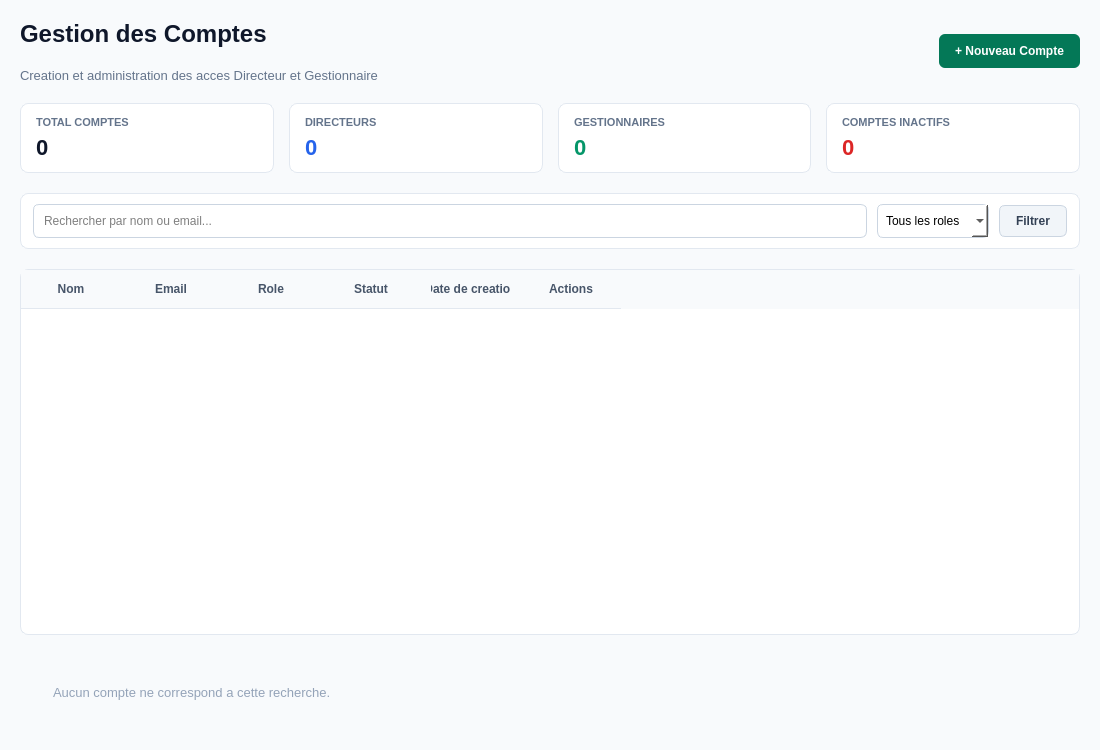
<?xml version="1.0" encoding="UTF-8"?>
<ui version="4.0">
 <class>PageComptes</class>
 <widget class="QWidget" name="PageComptes">
  <property name="geometry">
   <rect>
    <x>0</x>
    <y>0</y>
    <width>1100</width>
    <height>750</height>
   </rect>
  </property>
  <property name="windowTitle">
   <string>Gestion des Comptes</string>
  </property>
  <property name="styleSheet">
   <string>background-color: #f8fafc; font-family: 'Segoe UI', sans-serif;</string>
  </property>
  <layout class="QVBoxLayout" name="mainLayout">
   <property name="spacing">
    <number>20</number>
   </property>
   <property name="leftMargin">
    <number>20</number>
   </property>
   <property name="topMargin">
    <number>20</number>
   </property>
   <property name="rightMargin">
    <number>20</number>
   </property>
   <property name="bottomMargin">
    <number>20</number>
   </property>
   <item>
    <layout class="QHBoxLayout" name="headerLayout">
     <item>
      <layout class="QVBoxLayout" name="titleLayout">
       <item>
        <widget class="QLabel" name="lbl_page_title">
         <property name="styleSheet">
          <string>color: #0f172a; font-size: 24px; font-weight: bold;</string>
         </property>
         <property name="text">
          <string>Gestion des Comptes</string>
         </property>
        </widget>
       </item>
       <item>
        <widget class="QLabel" name="lbl_page_subtitle">
         <property name="styleSheet">
          <string>color: #64748b; font-size: 13px;</string>
         </property>
         <property name="text">
          <string>Creation et administration des acces Directeur et Gestionnaire</string>
         </property>
        </widget>
       </item>
      </layout>
     </item>
     <item>
      <spacer name="headerSpacer">
       <property name="orientation">
        <enum>Qt::Horizontal</enum>
       </property>
       <property name="sizeHint" stdset="0">
        <size>
         <width>40</width>
         <height>20</height>
        </size>
       </property>
      </spacer>
     </item>
     <item>
      <widget class="QPushButton" name="btn_add_compte">
       <property name="cursor">
        <cursorShape>PointingHandCursor</cursorShape>
       </property>
       <property name="styleSheet">
        <string>background-color: #047857; color: white; border: none; border-radius: 6px; padding: 10px 16px; font-weight: bold;</string>
       </property>
       <property name="text">
        <string>+ Nouveau Compte</string>
       </property>
      </widget>
     </item>
    </layout>
   </item>
   <item>
    <layout class="QHBoxLayout" name="kpiLayout">
     <property name="spacing">
      <number>15</number>
     </property>
     <item>
      <widget class="QFrame" name="card_total_comptes">
       <property name="styleSheet">
        <string>background-color: #ffffff; border: 1px solid #e2e8f0; border-radius: 8px;</string>
       </property>
       <layout class="QVBoxLayout" name="layout_card1">
        <property name="leftMargin">
         <number>15</number>
        </property>
        <property name="topMargin">
         <number>12</number>
        </property>
        <property name="rightMargin">
         <number>15</number>
        </property>
        <property name="bottomMargin">
         <number>12</number>
        </property>
        <item>
         <widget class="QLabel" name="lbl_kpi1_titre">
          <property name="styleSheet">
           <string>color: #64748b; font-size: 11px; font-weight: bold; border: none;</string>
          </property>
          <property name="text">
           <string>TOTAL COMPTES</string>
          </property>
         </widget>
        </item>
        <item>
         <widget class="QLabel" name="lbl_kpi1_valeur">
          <property name="styleSheet">
           <string>color: #0f172a; font-size: 22px; font-weight: bold; border: none;</string>
          </property>
          <property name="text">
           <string>0</string>
          </property>
         </widget>
        </item>
       </layout>
      </widget>
     </item>
     <item>
      <widget class="QFrame" name="card_directeurs">
       <property name="styleSheet">
        <string>background-color: #ffffff; border: 1px solid #e2e8f0; border-radius: 8px;</string>
       </property>
       <layout class="QVBoxLayout" name="layout_card2">
        <property name="leftMargin">
         <number>15</number>
        </property>
        <property name="topMargin">
         <number>12</number>
        </property>
        <property name="rightMargin">
         <number>15</number>
        </property>
        <property name="bottomMargin">
         <number>12</number>
        </property>
        <item>
         <widget class="QLabel" name="lbl_kpi2_titre">
          <property name="styleSheet">
           <string>color: #64748b; font-size: 11px; font-weight: bold; border: none;</string>
          </property>
          <property name="text">
           <string>DIRECTEURS</string>
          </property>
         </widget>
        </item>
        <item>
         <widget class="QLabel" name="lbl_kpi2_valeur">
          <property name="styleSheet">
           <string>color: #2563eb; font-size: 22px; font-weight: bold; border: none;</string>
          </property>
          <property name="text">
           <string>0</string>
          </property>
         </widget>
        </item>
       </layout>
      </widget>
     </item>
     <item>
      <widget class="QFrame" name="card_gestionnaires">
       <property name="styleSheet">
        <string>background-color: #ffffff; border: 1px solid #e2e8f0; border-radius: 8px;</string>
       </property>
       <layout class="QVBoxLayout" name="layout_card3">
        <property name="leftMargin">
         <number>15</number>
        </property>
        <property name="topMargin">
         <number>12</number>
        </property>
        <property name="rightMargin">
         <number>15</number>
        </property>
        <property name="bottomMargin">
         <number>12</number>
        </property>
        <item>
         <widget class="QLabel" name="lbl_kpi3_titre">
          <property name="styleSheet">
           <string>color: #64748b; font-size: 11px; font-weight: bold; border: none;</string>
          </property>
          <property name="text">
           <string>GESTIONNAIRES</string>
          </property>
         </widget>
        </item>
        <item>
         <widget class="QLabel" name="lbl_kpi3_valeur">
          <property name="styleSheet">
           <string>color: #059669; font-size: 22px; font-weight: bold; border: none;</string>
          </property>
          <property name="text">
           <string>0</string>
          </property>
         </widget>
        </item>
       </layout>
      </widget>
     </item>
     <item>
      <widget class="QFrame" name="card_comptes_inactifs">
       <property name="styleSheet">
        <string>background-color: #ffffff; border: 1px solid #e2e8f0; border-radius: 8px;</string>
       </property>
       <layout class="QVBoxLayout" name="layout_card4">
        <property name="leftMargin">
         <number>15</number>
        </property>
        <property name="topMargin">
         <number>12</number>
        </property>
        <property name="rightMargin">
         <number>15</number>
        </property>
        <property name="bottomMargin">
         <number>12</number>
        </property>
        <item>
         <widget class="QLabel" name="lbl_kpi4_titre">
          <property name="styleSheet">
           <string>color: #64748b; font-size: 11px; font-weight: bold; border: none;</string>
          </property>
          <property name="text">
           <string>COMPTES INACTIFS</string>
          </property>
         </widget>
        </item>
        <item>
         <widget class="QLabel" name="lbl_kpi4_valeur">
          <property name="styleSheet">
           <string>color: #dc2626; font-size: 22px; font-weight: bold; border: none;</string>
          </property>
          <property name="text">
           <string>0</string>
          </property>
         </widget>
        </item>
       </layout>
      </widget>
     </item>
    </layout>
   </item>
   <item>
    <widget class="QFrame" name="filterBar">
     <property name="styleSheet">
      <string>background-color: #ffffff; border: 1px solid #e2e8f0; border-radius: 8px;</string>
     </property>
     <layout class="QHBoxLayout" name="filterLayout">
      <property name="leftMargin">
       <number>12</number>
      </property>
      <property name="topMargin">
       <number>10</number>
      </property>
      <property name="rightMargin">
       <number>12</number>
      </property>
      <property name="bottomMargin">
       <number>10</number>
      </property>
      <property name="spacing">
       <number>10</number>
      </property>
      <item>
       <widget class="QLineEdit" name="input_search_compte">
        <property name="styleSheet">
         <string>border: 1px solid #cbd5e1; border-radius: 6px; padding: 8px;</string>
        </property>
        <property name="placeholderText">
         <string>Rechercher par nom ou email...</string>
        </property>
       </widget>
      </item>
      <item>
       <widget class="QComboBox" name="combo_filter_role">
        <property name="styleSheet">
         <string>border: 1px solid #cbd5e1; border-radius: 6px; padding: 8px;</string>
        </property>
        <item>
         <property name="text">
          <string>Tous les roles</string>
         </property>
        </item>
        <item>
         <property name="text">
          <string>Directeur</string>
         </property>
        </item>
        <item>
         <property name="text">
          <string>Gestionnaire</string>
         </property>
        </item>
       </widget>
      </item>
      <item>
       <widget class="QPushButton" name="btn_apply_filter_compte">
        <property name="styleSheet">
         <string>background-color: #f1f5f9; color: #334155; border: 1px solid #cbd5e1; border-radius: 6px; padding: 8px 16px; font-weight: bold;</string>
        </property>
        <property name="text">
         <string>Filtrer</string>
        </property>
       </widget>
      </item>
     </layout>
    </widget>
   </item>
   <item>
    <widget class="QTableWidget" name="table_comptes">
     <property name="styleSheet">
      <string>
       QTableWidget {
           background-color: #ffffff;
           border: 1px solid #e2e8f0;
           border-radius: 8px;
           gridline-color: #f1f5f9;
           font-size: 13px;
       }
       QHeaderView::section {
           background-color: #f8fafc;
           color: #475569;
           font-weight: bold;
           padding: 10px;
           border: none;
           border-bottom: 1px solid #e2e8f0;
       }
       QTableWidget::item {
           padding: 0px 8px;
           border-bottom: 1px solid #f1f5f9;
       }
      </string>
     </property>
     <property name="editTriggers">
      <set>QAbstractItemView::NoEditTriggers</set>
     </property>
     <property name="selectionBehavior">
      <enum>QAbstractItemView::SelectRows</enum>
     </property>
     <property name="alternatingRowColors">
      <bool>true</bool>
     </property>
     <property name="showGrid">
      <bool>false</bool>
     </property>
     <column>
      <property name="text">
       <string>Nom</string>
      </property>
     </column>
     <column>
      <property name="text">
       <string>Email</string>
      </property>
     </column>
     <column>
      <property name="text">
       <string>Role</string>
      </property>
     </column>
     <column>
      <property name="text">
       <string>Statut</string>
      </property>
     </column>
     <column>
      <property name="text">
       <string>Date de creation</string>
      </property>
     </column>
     <column>
      <property name="text">
       <string>Actions</string>
      </property>
     </column>
    </widget>
   </item>
   <item>
    <widget class="QLabel" name="lbl_empty_state_comptes">
     <property name="styleSheet">
      <string>color: #94a3b8; font-size: 13px; padding: 30px; qproperty-alignment: AlignCenter;</string>
     </property>
     <property name="text">
      <string>Aucun compte ne correspond a cette recherche.</string>
     </property>
     <property name="visible">
      <bool>false</bool>
     </property>
    </widget>
   </item>

  </layout>
 </widget>
 <resources/>
 <connections/>
</ui>
